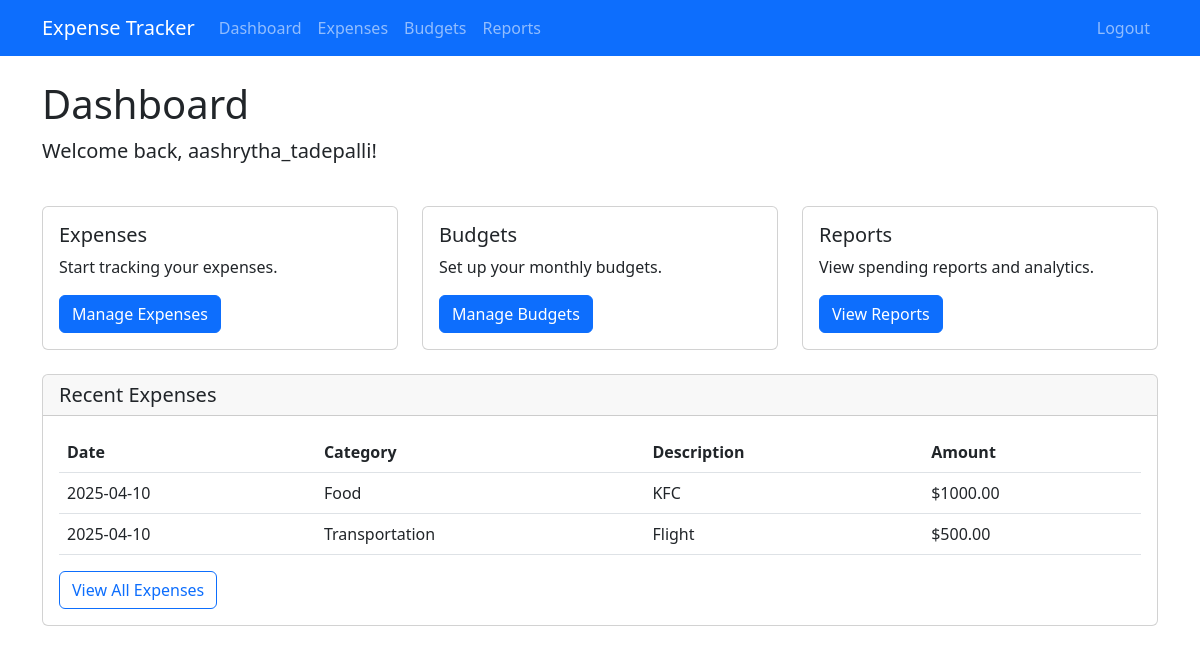
The page /dashboard (signed in) on the database its author committed.
### app/models.py (models this page shows, shortened)
class User(db.Model, UserMixin):
    id = db.Column(db.Integer, primary_key=True)
    username = db.Column(db.String(64), unique=True, nullable=False)
    email = db.Column(db.String(120), unique=True, nullable=False)
    password_hash = db.Column(db.String(128))
    created_at = db.Column(db.DateTime, default=datetime.utcnow)
    expenses = db.relationship('Expense', backref='user', lazy='dynamic')
    budgets = db.relationship('Budget', backref='user', lazy='dynamic')
    groups = db.relationship('Group', secondary='user_groups', backref='members')
    alert_threshold = db.Column(db.Integer, default=90)  # Default alert at 90% of budget
    email_alerts = db.Column(db.Boolean, default=False)

class Expense(db.Model):
    id = db.Column(db.Integer, primary_key=True)
    amount = db.Column(db.Float, nullable=False)
    description = db.Column(db.String(256))
    date = db.Column(db.DateTime, default=datetime.utcnow)
    user_id = db.Column(db.Integer, db.ForeignKey('user.id'), nullable=False)
    category_id = db.Column(db.Integer, db.ForeignKey('category.id'), nullable=False)
    group_id = db.Column(db.Integer, db.ForeignKey('group.id'))

class Category(db.Model):
    id = db.Column(db.Integer, primary_key=True)
    name = db.Column(db.String(64), nullable=False)
    description = db.Column(db.String(256))
    expenses = db.relationship('Expense', backref='category', lazy='dynamic')
    budgets = db.relationship('Budget', backref='category', lazy='dynamic')

### app/routes.py (the view)
@main.route('/dashboard')
@login_required
def dashboard():
    today = datetime.utcnow()
    current_month = today.month
    current_year = today.year
    monthly_spending = get_monthly_spending(current_user.id, current_month, current_year)
    categories = Category.query.all()
    category_data = []
    for category in categories:
        budget = Budget.query.filter_by(
            user_id=current_user.id,
            category_id=category.id,
            month=current_month,
            year=current_year
        ).first()
        spending = get_category_spending(current_user.id, category.id, current_month, current_year)
        if budget:
            budget_amount = budget.amount
            percentage = (spending / budget_amount * 100) if budget_amount > 0 else 0
        else:
            budget_amount = 0
            percentage = 0
        category_data.append({
            'category': category.name,
            'budget': budget_amount,
            'spent': spending,
            'percentage': percentage
        })
    recent_expenses = Expense.query.filter_by(user_id=current_user.id) \
        .order_by(Expense.date.desc()).limit(5).all()
    return render_template('dashboard.html',
                          title='Dashboard',
                          monthly_spending=monthly_spending,
                          category_data=category_data,
                          recent_expenses=recent_expenses)

### app/models.py (called while the page is built)
@login_manager.user_loader
def load_user(user_id):
    return User.query.get(int(user_id))

### app/utils.py (called while the page is built)
def get_monthly_spending(user_id, month, year):
    start_date = datetime(year, month, 1)
    if month == 12:
        end_date = datetime(year + 1, 1, 1)
    else:
        end_date = datetime(year, month + 1, 1)
    total = db.session.query(func.sum(Expense.amount)) \
        .filter(
            Expense.user_id == user_id,
            Expense.date >= start_date,
            Expense.date < end_date
        ).scalar() or 0
    return total

def get_category_spending(user_id, category_id, month, year):
    start_date = datetime(year, month, 1)
    if month == 12:
        end_date = datetime(year + 1, 1, 1)
    else:
        end_date = datetime(year, month + 1, 1)
    total = db.session.query(func.sum(Expense.amount)) \
        .filter(
            Expense.user_id == user_id,
            Expense.category_id == category_id,
            Expense.date >= start_date,
            Expense.date < end_date
        ).scalar() or 0
    return total

### templates/dashboard.html
{% extends "base.html" %}
{% block content %}
<div class="row mb-4">
    <div class="col">
        <h1>Dashboard</h1>
        <p class="lead">Welcome back, {{ current_user.username }}!</p>
    </div>
</div>
<div class="row mb-4">
    <div class="col-md-4">
        <div class="card">
            <div class="card-body">
                <h5 class="card-title">Expenses</h5>
                <p class="card-text">Start tracking your expenses.</p>
                <a href="{{ url_for('main.expenses') }}" class="btn btn-primary">Manage Expenses</a>
            </div>
        </div>
    </div>
    <div class="col-md-4">
        <div class="card">
            <div class="card-body">
                <h5 class="card-title">Budgets</h5>
                <p class="card-text">Set up your monthly budgets.</p>
                <a href="{{ url_for('main.budgets') }}" class="btn btn-primary">Manage Budgets</a>
            </div>
        </div>
    </div>
    <div class="col-md-4">
        <div class="card">
            <div class="card-body">
                <h5 class="card-title">Reports</h5>
                <p class="card-text">View spending reports and analytics.</p>
                <a href="{{ url_for('main.reports') }}" class="btn btn-primary">View Reports</a>
            </div>
        </div>
    </div>
</div>
<div class="row">
    <div class="col-md-12">
        <div class="card">
            <div class="card-header">
                <h5 class="mb-0">Recent Expenses</h5>
            </div>
            <div class="card-body">
                {% if recent_expenses %}
                <div class="table-responsive">
                    <table class="table table-hover">
                        <thead>
                            <tr>
                                <th>Date</th>
                                <th>Category</th>
                                <th>Description</th>
                                <th>Amount</th>
                            </tr>
                        </thead>
                        <tbody>
                            {% for expense in recent_expenses %}
                            <tr>
                                <td>{{ expense.date.strftime('%Y-%m-%d') }}</td>
                                <td>{{ expense.category.name }}</td>
                                <td>{{ expense.description or 'N/A' }}</td>
                                <td>${{ "%.2f"|format(expense.amount) }}</td>
                            </tr>
                            {% endfor %}
                        </tbody>
                    </table>
                </div>
                <a href="{{ url_for('main.expenses') }}" class="btn btn-outline-primary">View All Expenses</a>
                {% else %}
                <p class="text-muted">No recent expenses found.</p>
                <a href="{{ url_for('main.expenses') }}" class="btn btn-primary">Add Your First Expense</a>
                {% endif %}
            </div>
        </div>
    </div>
</div>
{% endblock %}

### rows shown on the page
User: username "aashrytha_tadepalli"
Expense: date "2025-04-10", category.name "Food", description "KFC", amount "1000.00"
Expense: date "2025-04-10", category.name "Transportation", description "Flight", amount "500.00"
